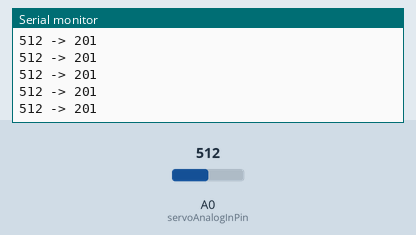
This sketch was run on a simulated Arduino Uno, built with avr-gcc and run on an emulated ATmega328P. On the bench: the last lines printed to the serial monitor. The inputs (shaded band) are chosen by the test bench; at power-on: A0 (servoAnalogInPin) = 512.

Above: at 1.2 s.
1.3 s: A0 (servoAnalogInPin) set to 350
At 1.31 s:
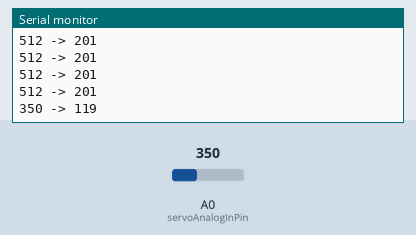
2.8 s: A0 (servoAnalogInPin) set to 370
At 2.82 s:
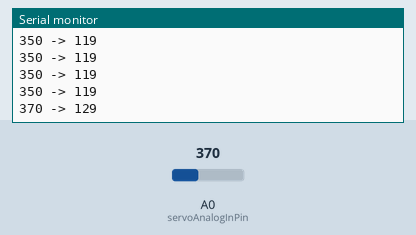
Timing chart, 0 to 5.8 s (numbered marks = the images above; inputs shaded):
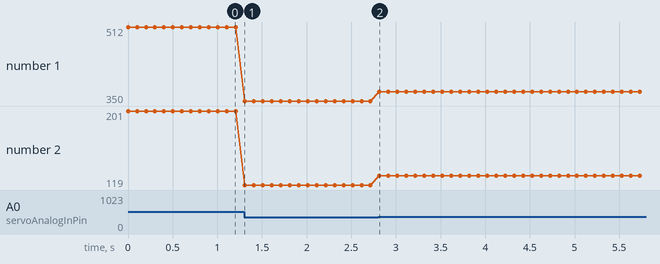

Measured:
- after the input at 1.3 s, the serial monitor: prints a new line at once (image 1)
- after the input at 2.8 s, the serial monitor: prints a new line at once (image 2)
- plotted number 1: 512 → 350 after the input at 1.3 s, 350 → 370 after the input at 2.8 s
- plotted number 2: 201 → 119 after the input at 1.3 s, 119 → 129 after the input at 2.8 s

The sketch:

AngleTest.ino
```cpp
#include <Servo.h>
Servo myservo;

int positionDesired = 0x00;
int posIs;
int servoAnalogInPin = A0;

void setup(){
  Serial.begin(9600);
  //myservo.attach(3);
}

int getAngle(int sensorAngle) {
  return (int)(180 * ((posIs%0xFC00 - 113) / (float)(469 - 113))) % 360;
}

void loop(){
  positionDesired++;
  if(positionDesired > 360 || positionDesired < -360) {
    positionDesired = -positionDesired;
  }
  //myservo.write(positionDesired);
  posIs = analogRead(servoAnalogInPin);
  Serial.print(posIs);
  Serial.print(" -> ");
  posIs = getAngle(posIs);
  Serial.println(posIs);
  delay(100);
}
```
